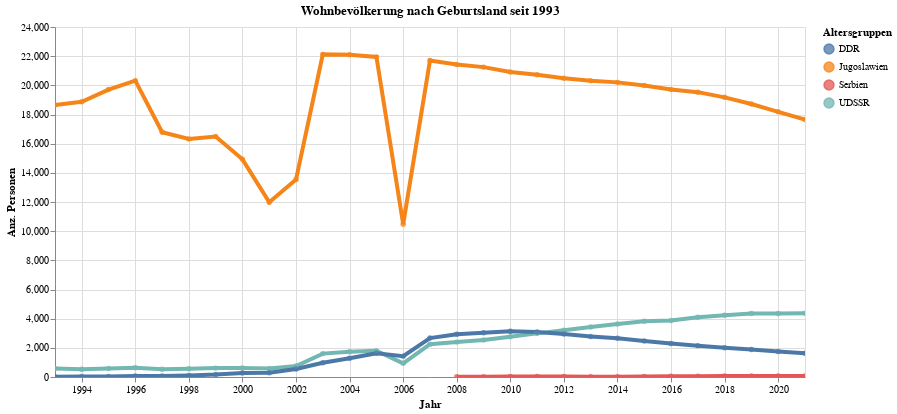

Notebook source saved alongside this figure:
### Code cell
myTitle="Wohnbevölkerung nach Geburtsland seit 1993"

highlight = alt.selection(type='single', on='mouseover',
                          fields=['AufArt2LangAgg'], nearest=True)
#x='date:StichtagDatJahr',
base = alt.Chart(myAgg.reset_index().query('sum_WBev>10 and GebLandHistLang=="Serbien" or GebLandHistLang=="Jugoslawien" or GebLandHistLang=="UDSSR" or GebLandHistLang=="DDR"'), title=myTitle).encode(
    x=alt.X('StichtagDatJahr', axis=alt.Axis(title='Jahr'))# , axis=alt.Axis(format='%', title='percentage')
    , y=alt.X('sum_WBev', axis=alt.Axis(title='Anz. Personen'))
    , color=alt.Color('GebLandHistLang', legend=alt.Legend(title="Altersgruppen", orient="right"))  
    ,tooltip=['StichtagDatJahr', 'GebLandHistLang','sum_WBev']    
)
points = base.mark_circle().encode(
    opacity=alt.value(0.75)
).add_selection(
    highlight
).properties(
    width=750 , height=350
)
lines = base.mark_line().encode(
    size=alt.condition(~highlight, alt.value(0.5), alt.value(4))
).interactive()

lines + points

### Figure 1 — Vega-Lite specification as saved in the notebook (floating-point values rounded to 4 significant figures)
{"config": {"view": {"continuousWidth": 400, "continuousHeight": 300}}, "layer": [{"mark": "line", "encoding": {"color": {"type": "nominal", "field": "GebLandHistLang", "legend": {"orient": "right", "title": "Altersgruppen"}}, "size": {"condition": {"value": 0.5, "selection": {"not": "selector028"}}, "value": 4}, "tooltip": [{"type": "temporal", "field": "StichtagDatJahr"}, {"type": "nominal", "field": "GebLandHistLang"}, {"type": "quantitative", "field": "sum_WBev"}], "x": {"type": "temporal", "axis": {"title": "Jahr"}, "field": "StichtagDatJahr"}, "y": {"type": "quantitative", "axis": {"title": "Anz. Personen"}, "field": "sum_WBev"}}, "selection": {"selector029": {"type": "interval", "bind": "scales", "encodings": ["x", "y"]}}, "title": "Wohnbevölkerung nach Geburtsland seit 1993"}, {"mark": "circle", "encoding": {"color": {"type": "nominal", "field": "GebLandHistLang", "legend": {"orient": "right", "title": "Altersgruppen"}}, "opacity": {"value": 0.75}, "tooltip": [{"type": "temporal", "field": "StichtagDatJahr"}, {"type": "nominal", "field": "GebLandHistLang"}, {"type": "quantitative", "field": "sum_WBev"}], "x": {"type": "temporal", "axis": {"title": "Jahr"}, "field": "StichtagDatJahr"}, "y": {"type": "quantitative", "axis": {"title": "Anz. Personen"}, "field": "sum_WBev"}}, "height": 350, "selection": {"selector028": {"type": "single", "on": "mouseover", "fields": ["AufArt2LangAgg"], "nearest": true}}, "title": "Wohnbevölkerung nach Geburtsland seit 1993", "width": 750}], "data": {"name": "data-80cc8081c2c4f1ea4f28f4c8d2db13b8"}, "$schema": "https://vega.github.io/schema/vega-lite/v4.8.1.json", "datasets": {"data-80cc8081c2c4f1ea4f28f4c8d2db13b8": [{"StichtagDatJahr": "1993-01-01T00:00:00", "GebLandHistLang": "UDSSR", "GebLandHistCd": 8235, "sum_WBev": 580}, {"StichtagDatJahr": "1993-01-01T00:00:00", "GebLandHistLang": "DDR", "GebLandHistCd": 8208, "sum_WBev": 18}, {"StichtagDatJahr": "1993-01-01T00:00:00", "GebLandHistLang": "Jugoslawien", "GebLandHistCd": 8220, "sum_WBev": 18644}, {"StichtagDatJahr": "1994-01-01T00:00:00", "GebLandHistLang": "UDSSR", "GebLandHistCd": 8235, "sum_WBev": 529}, {"StichtagDatJahr": "1994-01-01T00:00:00", "GebLandHistLang": "DDR", "GebLandHistCd": 8208, "sum_WBev": 42}, {"StichtagDatJahr": "1994-01-01T00:00:00", "GebLandHistLang": "Jugoslawien", "GebLandHistCd": 8220, "sum_WBev": 18870}, {"StichtagDatJahr": "1995-01-01T00:00:00", "GebLandHistLang": "UDSSR", "GebLandHistCd": 8235, "sum_WBev": 583}, {"StichtagDatJahr": "1995-01-01T00:00:00", "GebLandHistLang": "DDR", "GebLandHistCd": 8208, "sum_WBev": 41}, {"StichtagDatJahr": "1995-01-01T00:00:00", "GebLandHistLang": "Jugoslawien", "GebLandHistCd": 8220, "sum_WBev": 19707}, {"StichtagDatJahr": "1996-01-01T00:00:00", "GebLandHistLang": "UDSSR", "GebLandHistCd": 8235, "sum_WBev": 629}, {"StichtagDatJahr": "1996-01-01T00:00:00", "GebLandHistLang": "DDR", "GebLandHistCd": 8208, "sum_WBev": 76}, {"StichtagDatJahr": "1996-01-01T00:00:00", "GebLandHistLang": "Jugoslawien", "GebLandHistCd": 8220, "sum_WBev": 20323}, {"StichtagDatJahr": "1997-01-01T00:00:00", "GebLandHistLang": "UDSSR", "GebLandHistCd": 8235, "sum_WBev": 537}, {"StichtagDatJahr": "1997-01-01T00:00:00", "GebLandHistLang": "DDR", "GebLandHistCd": 8208, "sum_WBev": 65}, {"StichtagDatJahr": "1997-01-01T00:00:00", "GebLandHistLang": "Jugoslawien", "GebLandHistCd": 8220, "sum_WBev": 16781}, {"StichtagDatJahr": "1998-01-01T00:00:00", "GebLandHistLang": "UDSSR", "GebLandHistCd": 8235, "sum_WBev": 563}, {"StichtagDatJahr": "1998-01-01T00:00:00", "GebLandHistLang": "DDR", "GebLandHistCd": 8208, "sum_WBev": 108}, {"StichtagDatJahr": "1998-01-01T00:00:00", "GebLandHistLang": "Jugoslawien", "GebLandHistCd": 8220, "sum_WBev": 16318}, {"StichtagDatJahr": "1999-01-01T00:00:00", "GebLandHistLang": "UDSSR", "GebLandHistCd": 8235, "sum_WBev": 609}, {"StichtagDatJahr": "1999-01-01T00:00:00", "GebLandHistLang": "DDR", "GebLandHistCd": 8208, "sum_WBev": 165}, {"StichtagDatJahr": "1999-01-01T00:00:00", "GebLandHistLang": "Jugoslawien", "GebLandHistCd": 8220, "sum_WBev": 16492}, {"StichtagDatJahr": "2000-01-01T00:00:00", "GebLandHistLang": "UDSSR", "GebLandHistCd": 8235, "sum_WBev": 623}, {"StichtagDatJahr": "2000-01-01T00:00:00", "GebLandHistLang": "DDR", "GebLandHistCd": 8208, "sum_WBev": 269}, {"StichtagDatJahr": "2000-01-01T00:00:00", "GebLandHistLang": "Jugoslawien", "GebLandHistCd": 8220, "sum_WBev": 14926}, {"StichtagDatJahr": "2001-01-01T00:00:00", "GebLandHistLang": "UDSSR", "GebLandHistCd": 8235, "sum_WBev": 576}, {"StichtagDatJahr": "2001-01-01T00:00:00", "GebLandHistLang": "DDR", "GebLandHistCd": 8208, "sum_WBev": 297}, {"StichtagDatJahr": "2001-01-01T00:00:00", "GebLandHistLang": "Jugoslawien", "GebLandHistCd": 8220, "sum_WBev": 11982}, {"StichtagDatJahr": "2002-01-01T00:00:00", "GebLandHistLang": "UDSSR", "GebLandHistCd": 8235, "sum_WBev": 747}, {"StichtagDatJahr": "2002-01-01T00:00:00", "GebLandHistLang": "DDR", "GebLandHistCd": 8208, "sum_WBev": 551}, {"StichtagDatJahr": "2002-01-01T00:00:00", "GebLandHistLang": "Jugoslawien", "GebLandHistCd": 8220, "sum_WBev": 13547}, {"StichtagDatJahr": "2003-01-01T00:00:00", "GebLandHistLang": "UDSSR", "GebLandHistCd": 8235, "sum_WBev": 1603}, {"StichtagDatJahr": "2003-01-01T00:00:00", "GebLandHistLang": "DDR", "GebLandHistCd": 8208, "sum_WBev": 981}, {"StichtagDatJahr": "2003-01-01T00:00:00", "GebLandHistLang": "Jugoslawien", "GebLandHistCd": 8220, "sum_WBev": 22122}, {"StichtagDatJahr": "2004-01-01T00:00:00", "GebLandHistLang": "UDSSR", "GebLandHistCd": 8235, "sum_WBev": 1730}, {"StichtagDatJahr": "2004-01-01T00:00:00", "GebLandHistLang": "DDR", "GebLandHistCd": 8208, "sum_WBev": 1283}, {"StichtagDatJahr": "2004-01-01T00:00:00", "GebLandHistLang": "Jugoslawien", "GebLandHistCd": 8220, "sum_WBev": 22098}, {"StichtagDatJahr": "2005-01-01T00:00:00", "GebLandHistLang": "UDSSR", "GebLandHistCd": 8235, "sum_WBev": 1806}, {"StichtagDatJahr": "2005-01-01T00:00:00", "GebLandHistLang": "DDR", "GebLandHistCd": 8208, "sum_WBev": 1627}, {"StichtagDatJahr": "2005-01-01T00:00:00", "GebLandHistLang": "Jugoslawien", "GebLandHistCd": 8220, "sum_WBev": 21945}, {"StichtagDatJahr": "2006-01-01T00:00:00", "GebLandHistLang": "UDSSR", "GebLandHistCd": 8235, "sum_WBev": 936}, {"StichtagDatJahr": "2006-01-01T00:00:00", "GebLandHistLang": "DDR", "GebLandHistCd": 8208, "sum_WBev": 1431}, {"StichtagDatJahr": "2006-01-01T00:00:00", "GebLandHistLang": "Jugoslawien", "GebLandHistCd": 8220, "sum_WBev": 10478}, {"StichtagDatJahr": "2007-01-01T00:00:00", "GebLandHistLang": "UDSSR", "GebLandHistCd": 8235, "sum_WBev": 2246}, {"StichtagDatJahr": "2007-01-01T00:00:00", "GebLandHistLang": "DDR", "GebLandHistCd": 8208, "sum_WBev": 2671}, {"StichtagDatJahr": "2007-01-01T00:00:00", "GebLandHistLang": "Jugoslawien", "GebLandHistCd": 8220, "sum_WBev": 21697}, {"StichtagDatJahr": "2008-01-01T00:00:00", "GebLandHistLang": "Serbien", "GebLandHistCd": 8248, "sum_WBev": 12}, {"StichtagDatJahr": "2008-01-01T00:00:00", "GebLandHistLang": "UDSSR", "GebLandHistCd": 8235, "sum_WBev": 2392}, {"StichtagDatJahr": "2008-01-01T00:00:00", "GebLandHistLang": "DDR", "GebLandHistCd": 8208, "sum_WBev": 2929}, {"StichtagDatJahr": "2008-01-01T00:00:00", "GebLandHistLang": "Jugoslawien", "GebLandHistCd": 8220, "sum_WBev": 21428}, {"StichtagDatJahr": "2009-01-01T00:00:00", "GebLandHistLang": "UDSSR", "GebLandHistCd": 8235, "sum_WBev": 2538}, {"StichtagDatJahr": "2009-01-01T00:00:00", "GebLandHistLang": "Serbien", "GebLandHistCd": 8248, "sum_WBev": 15}, {"StichtagDatJahr": "2009-01-01T00:00:00", "GebLandHistLang": "DDR", "GebLandHistCd": 8208, "sum_WBev": 3037}, {"StichtagDatJahr": "2009-01-01T00:00:00", "GebLandHistLang": "Jugoslawien", "GebLandHistCd": 8220, "sum_WBev": 21249}, {"StichtagDatJahr": "2010-01-01T00:00:00", "GebLandHistLang": "Serbien", "GebLandHistCd": 8248, "sum_WBev": 27}, {"StichtagDatJahr": "2010-01-01T00:00:00", "GebLandHistLang": "UDSSR", "GebLandHistCd": 8235, "sum_WBev": 2755}, {"StichtagDatJahr": "2010-01-01T00:00:00", "GebLandHistLang": "DDR", "GebLandHistCd": 8208, "sum_WBev": 3142}, {"StichtagDatJahr": "2010-01-01T00:00:00", "GebLandHistLang": "Jugoslawien", "GebLandHistCd": 8220, "sum_WBev": 20914}, {"StichtagDatJahr": "2011-01-01T00:00:00", "GebLandHistLang": "Serbien", "GebLandHistCd": 8248, "sum_WBev": 30}, {"StichtagDatJahr": "2011-01-01T00:00:00", "GebLandHistLang": "UDSSR", "GebLandHistCd": 8235, "sum_WBev": 2992}, {"StichtagDatJahr": "2011-01-01T00:00:00", "GebLandHistLang": "DDR", "GebLandHistCd": 8208, "sum_WBev": 3093}, {"StichtagDatJahr": "2011-01-01T00:00:00", "GebLandHistLang": "Jugoslawien", "GebLandHistCd": 8220, "sum_WBev": 20721}, {"StichtagDatJahr": "2012-01-01T00:00:00", "GebLandHistLang": "Serbien", "GebLandHistCd": 8248, "sum_WBev": 32}, {"StichtagDatJahr": "2012-01-01T00:00:00", "GebLandHistLang": "UDSSR", "GebLandHistCd": 8235, "sum_WBev": 3213}, {"StichtagDatJahr": "2012-01-01T00:00:00", "GebLandHistLang": "DDR", "GebLandHistCd": 8208, "sum_WBev": 2952}, {"StichtagDatJahr": "2012-01-01T00:00:00", "GebLandHistLang": "Jugoslawien", "GebLandHistCd": 8220, "sum_WBev": 20490}, {"StichtagDatJahr": "2013-01-01T00:00:00", "GebLandHistLang": "UDSSR", "GebLandHistCd": 8235, "sum_WBev": 3423}, {"StichtagDatJahr": "2013-01-01T00:00:00", "GebLandHistLang": "Serbien", "GebLandHistCd": 8248, "sum_WBev": 16}, {"StichtagDatJahr": "2013-01-01T00:00:00", "GebLandHistLang": "DDR", "GebLandHistCd": 8208, "sum_WBev": 2776}, {"StichtagDatJahr": "2013-01-01T00:00:00", "GebLandHistLang": "Jugoslawien", "GebLandHistCd": 8220, "sum_WBev": 20308}, {"StichtagDatJahr": "2014-01-01T00:00:00", "GebLandHistLang": "UDSSR", "GebLandHistCd": 8235, "sum_WBev": 3627}, {"StichtagDatJahr": "2014-01-01T00:00:00", "GebLandHistLang": "Serbien", "GebLandHistCd": 8248, "sum_WBev": 25}, {"StichtagDatJahr": "2014-01-01T00:00:00", "GebLandHistLang": "DDR", "GebLandHistCd": 8208, "sum_WBev": 2657}, {"StichtagDatJahr": "2014-01-01T00:00:00", "GebLandHistLang": "Jugoslawien", "GebLandHistCd": 8220, "sum_WBev": 20203}, {"StichtagDatJahr": "2015-01-01T00:00:00", "GebLandHistLang": "UDSSR", "GebLandHistCd": 8235, "sum_WBev": 3826}, {"StichtagDatJahr": "2015-01-01T00:00:00", "GebLandHistLang": "Serbien", "GebLandHistCd": 8248, "sum_WBev": 30}, {"StichtagDatJahr": "2015-01-01T00:00:00", "GebLandHistLang": "DDR", "GebLandHistCd": 8208, "sum_WBev": 2469}, {"StichtagDatJahr": "2015-01-01T00:00:00", "GebLandHistLang": "Jugoslawien", "GebLandHistCd": 8220, "sum_WBev": 19989}, {"StichtagDatJahr": "2016-01-01T00:00:00", "GebLandHistLang": "UDSSR", "GebLandHistCd": 8235, "sum_WBev": 3879}, {"StichtagDatJahr": "2016-01-01T00:00:00", "GebLandHistLang": "Serbien", "GebLandHistCd": 8248, "sum_WBev": 46}, {"StichtagDatJahr": "2016-01-01T00:00:00", "GebLandHistLang": "DDR", "GebLandHistCd": 8208, "sum_WBev": 2294}, {"StichtagDatJahr": "2016-01-01T00:00:00", "GebLandHistLang": "Jugoslawien", "GebLandHistCd": 8220, "sum_WBev": 19709}, {"StichtagDatJahr": "2017-01-01T00:00:00", "GebLandHistLang": "UDSSR", "GebLandHistCd": 8235, "sum_WBev": 4092}, {"StichtagDatJahr": "2017-01-01T00:00:00", "GebLandHistLang": "Serbien", "GebLandHistCd": 8248, "sum_WBev": 56}, {"StichtagDatJahr": "2017-01-01T00:00:00", "GebLandHistLang": "DDR", "GebLandHistCd": 8208, "sum_WBev": 2151}, {"StichtagDatJahr": "2017-01-01T00:00:00", "GebLandHistLang": "Jugoslawien", "GebLandHistCd": 8220, "sum_WBev": 19533}, {"StichtagDatJahr": "2018-01-01T00:00:00", "GebLandHistLang": "Serbien", "GebLandHistCd": 8248, "sum_WBev": 65}, {"StichtagDatJahr": "2018-01-01T00:00:00", "GebLandHistLang": "UDSSR", "GebLandHistCd": 8235, "sum_WBev": 4227}, {"StichtagDatJahr": "2018-01-01T00:00:00", "GebLandHistLang": "DDR", "GebLandHistCd": 8208, "sum_WBev": 2009}, {"StichtagDatJahr": "2018-01-01T00:00:00", "GebLandHistLang": "Jugoslawien", "GebLandHistCd": 8220, "sum_WBev": 19176}, {"StichtagDatJahr": "2019-01-01T00:00:00", "GebLandHistLang": "UDSSR", "GebLandHistCd": 8235, "sum_WBev": 4349}, {"StichtagDatJahr": "2019-01-01T00:00:00", "GebLandHistLang": "Serbien", "GebLandHistCd": 8248, "sum_WBev": 67}, {"StichtagDatJahr": "2019-01-01T00:00:00", "GebLandHistLang": "DDR", "GebLandHistCd": 8208, "sum_WBev": 1882}, {"StichtagDatJahr": "2019-01-01T00:00:00", "GebLandHistLang": "Jugoslawien", "GebLandHistCd": 8220, "sum_WBev": 18720}, {"StichtagDatJahr": "2020-01-01T00:00:00", "GebLandHistLang": "Serbien", "GebLandHistCd": 8248, "sum_WBev": 72}, {"StichtagDatJahr": "2020-01-01T00:00:00", "GebLandHistLang": "UDSSR", "GebLandHistCd": 8235, "sum_WBev": 4361}, {"StichtagDatJahr": "2020-01-01T00:00:00", "GebLandHistLang": "DDR", "GebLandHistCd": 8208, "sum_WBev": 1754}, {"StichtagDatJahr": "2020-01-01T00:00:00", "GebLandHistLang": "Jugoslawien", "GebLandHistCd": 8220, "sum_WBev": 18185}, {"StichtagDatJahr": "2021-01-01T00:00:00", "GebLandHistLang": "UDSSR", "GebLandHistCd": 8235, "sum_WBev": 4365}, {"StichtagDatJahr": "2021-01-01T00:00:00", "GebLandHistLang": "Serbien", "GebLandHistCd": 8248, "sum_WBev": 73}, {"StichtagDatJahr": "2021-01-01T00:00:00", "GebLandHistLang": "DDR", "GebLandHistCd": 8208, "sum_WBev": 1626}, {"StichtagDatJahr": "2021-01-01T00:00:00", "GebLandHistLang": "Jugoslawien", "GebLandHistCd": 8220, "sum_WBev": 17657}]}}
